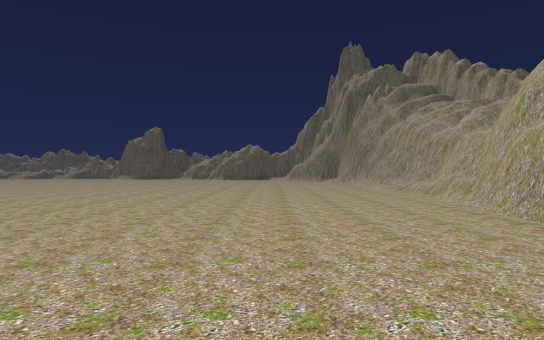
view 1 (above)

22 first-person views from a walk through a 3-D level made in the Unity game engine. The camera is 1.4 m above the floor, looks level and sees 75° across. The floor is counted in squares, 2 m on a side. Each view is taken from the middle of a square. On the plan, view 1 faces up. The plan holds only what a view shows up to about 11 squares ahead; the rest is blank. The place goes on beyond the plan. The player character is not drawn.

view 2
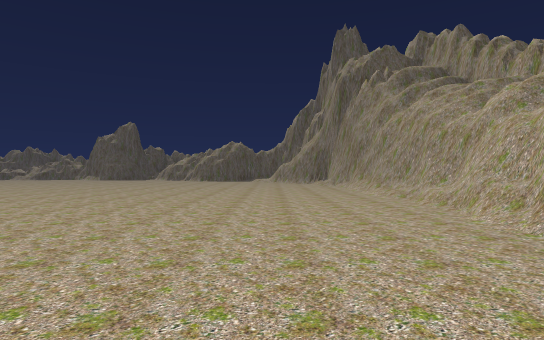

view 3
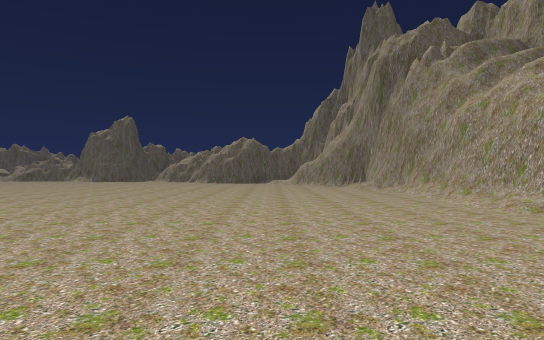

view 4
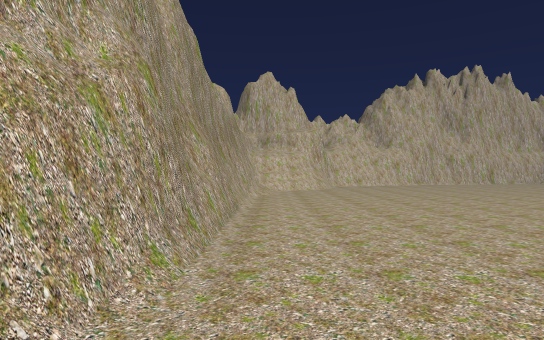

view 5
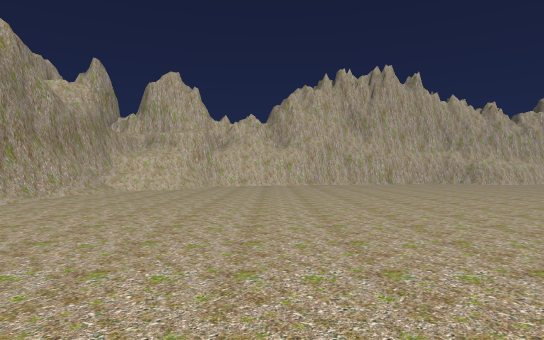

view 6
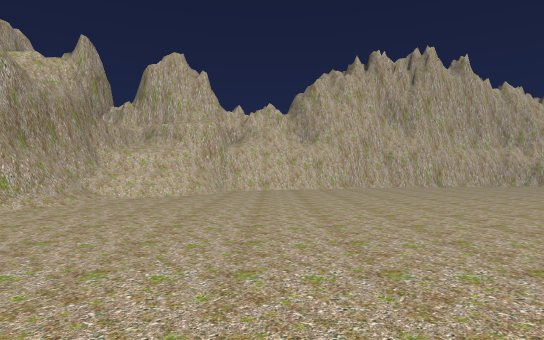

view 7
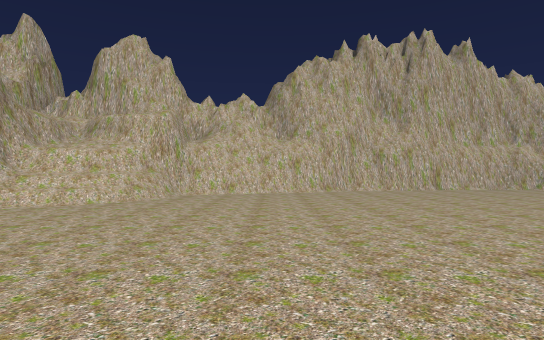

view 8
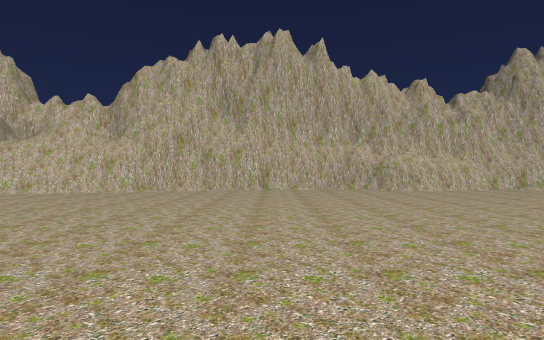

view 9
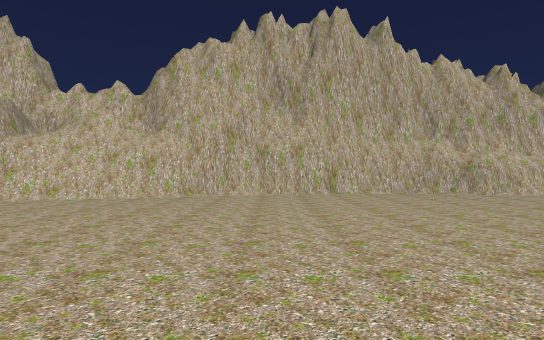

view 10
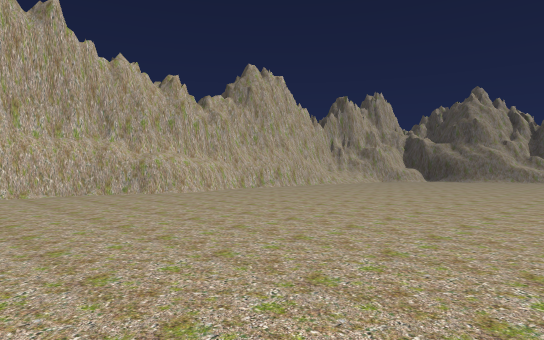

view 11
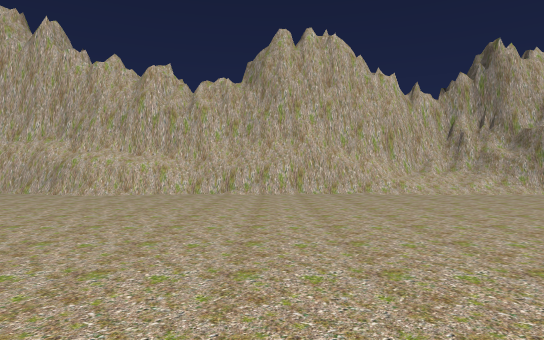

view 12
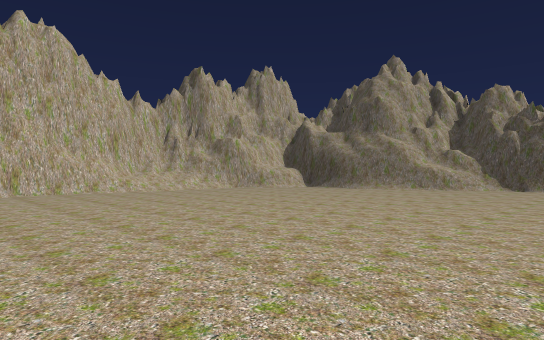

view 13
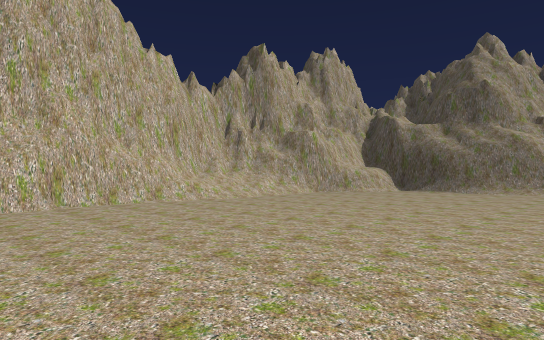

view 14
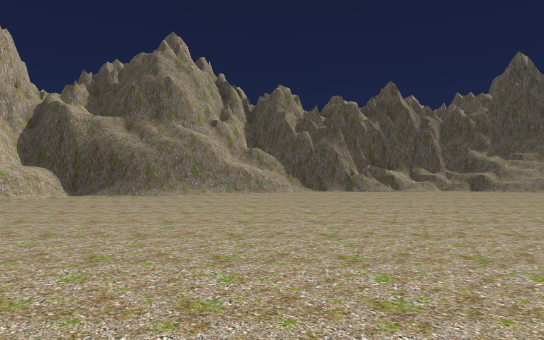

view 15
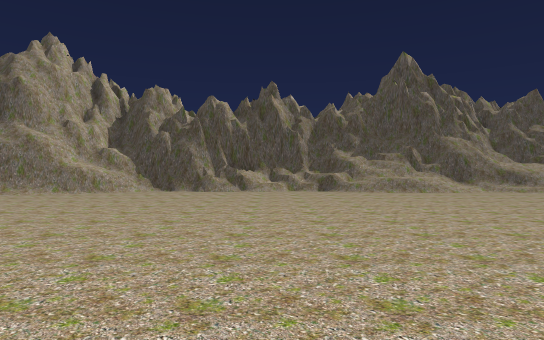

view 16
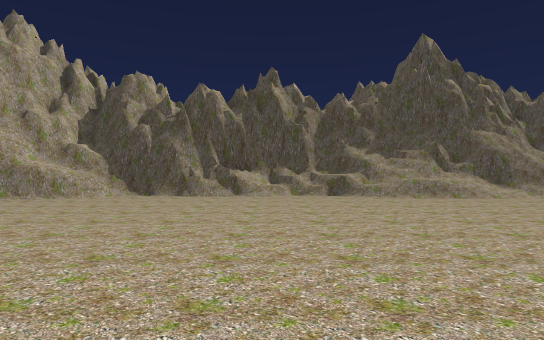

view 17
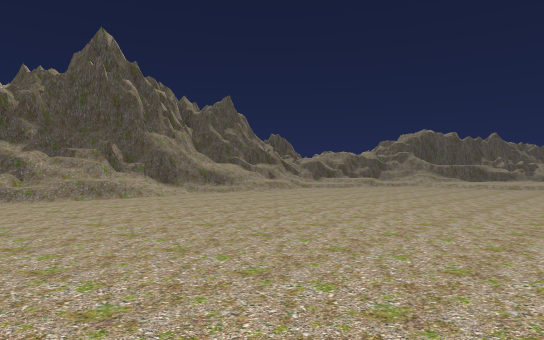

view 18
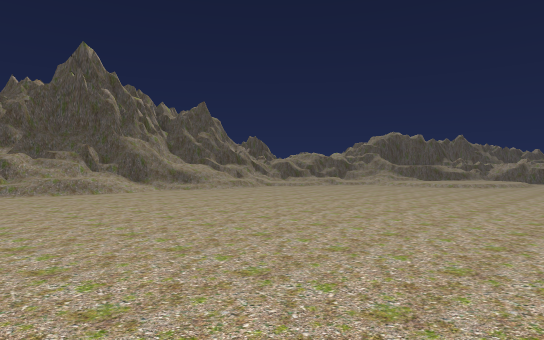

view 19
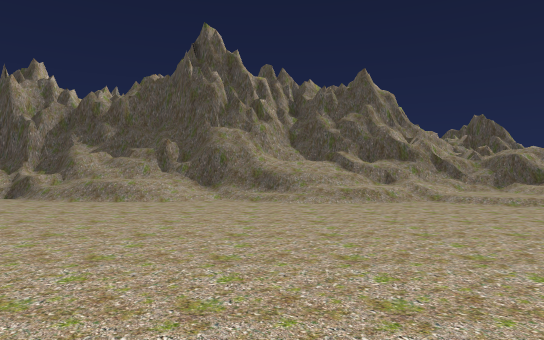

view 20
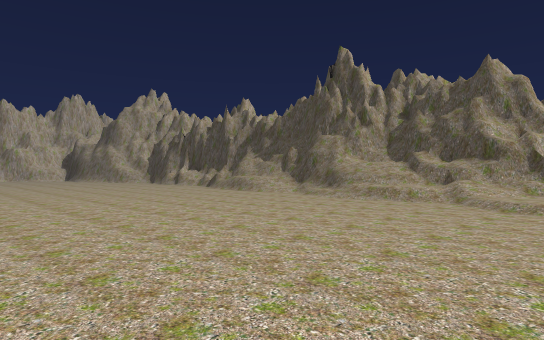

view 21
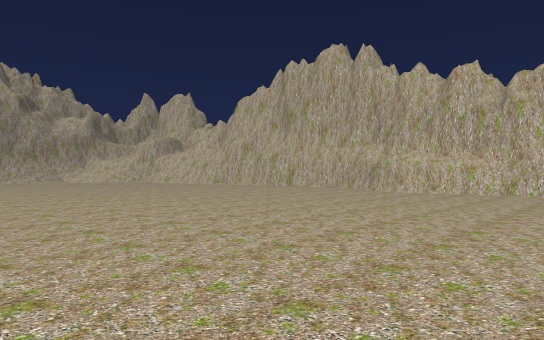

view 22
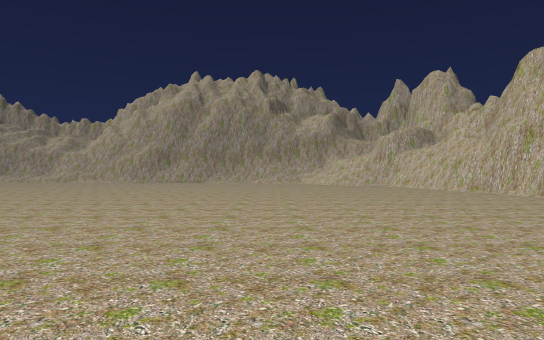

### Floor plan
Key: @ floor where view 1 was taken; # wall or solid block; . floor; / step, stairs or slope; = window, fence, low wall or low ledge; ^ raised ledge.
Columns run from 33 left of view 1 to 5 right of it. Each row starts with its distance up from view 1.
 17  #=/   .....              ...........#
 16 ##///........             ...........##
 15 ##///........             .........../#
 14 ##//..........            .........../#
 13 ##//..........             ........../#
 12 ##//..........             ........../#
 11 ##//..........            .........../#
 10 ###/..........            .........../#
  9 ###/..........            .........../#
  8 ##//...........            ..........##
  7 ##//...........             .........##
  6 ##=/...........             .........#
  5 ##=...........             ..........#
  4 ##=............           ...........#
  3  ##............         .............#
  2  #=.................   ..............#
  1  ##..................................#
  0   #..............................@...#
 -1   #..................................#
 -2   #=................................/#
 -3   ##................................/#
 -4    #/............................../=#
 -5    ##..............................=^#
 -6     #.............................=^^#
 -7     #............................#####
 -8     #^#......................./###
 -9     ####/////......###.....#####
-10        ##//######### #####

Positions as (right, up) in squares from view 1, and headings:
1: (0, 0), facing up
2: (1, 3), facing up
3: (0, 6), facing up
4: (3, 8), facing down
5: (-2, 8), facing down
6: (-1, 5), facing down
7: (-2, 3), facing down
8: (-8, 3), facing down
9: (-6, 1), facing down
10: (-7, 1), facing down-left
11: (-18, 1), facing down
12: (-17, 2), facing down-left
13: (-17, -2), facing down-left
14: (-19, -2), facing left
15: (-19, 3), facing left
16: (-21, 3), facing left
17: (-21, 4), facing up-left
18: (-19, 4), facing up-left
19: (-22, 11), facing left
20: (-22, 17), facing down-left
21: (-18, 2), facing down-right
22: (-15, -2), facing right
